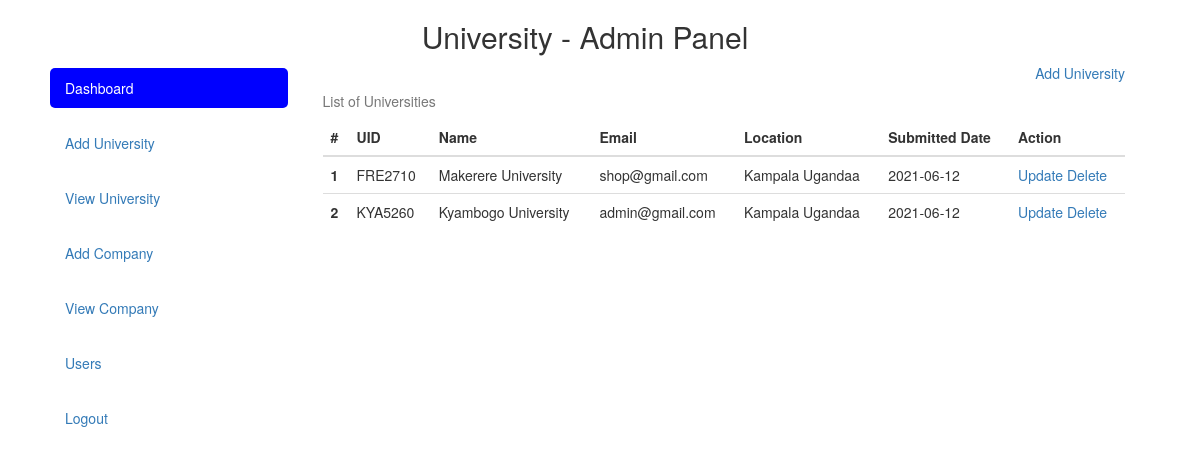
/admin/university.php (signed in), run on the app's committed database.
### tables this page shows
CREATE TABLE `university` (
  `id` int(11) NOT NULL,
  `UID` varchar(20) NOT NULL,
  `name` varchar(100) NOT NULL,
  `email` varchar(100) NOT NULL,
  `location` varchar(150) NOT NULL,
  `submitteddate` varchar(30) NOT NULL,
  `updated` timestamp(6) NOT NULL DEFAULT CURRENT_TIMESTAMP(6),
  `deleted` int(11) NOT NULL DEFAULT '0',
  `deleteddate` varchar(30) NOT NULL
);

### admin/university.php (the view, shortened to what this page needs)
<?php include 'comp/header.php'; ?>
      <div class="col-md-9">
        <?php
          include 'conn/conn.php';
         ?>
         <div class="text-right"><a href="add-university.php">Add University</a></div>
        <div class="table-responsive">
          <table class="table">
            <caption>List of Universities</caption>
            <thead>
              <tr>
                <th scope="col">#</th>
                <th scope="col">UID</th>
                <th scope="col">Name</th>
                <th scope="col">Email</th>
                <th scope="col">Location</th>
                <th scope="col">Submitted Date</th>
                <th scope="col">Action</th>
              </tr>
            </thead>
            <tbody>
              <?php
                $sql = "SELECT * FROM university WHERE deleted!=1";
                $result = $conn->query($sql);
                $i = 1;
                while ($row = $result->fetch_assoc()) {
              ?>
              <tr>
                <th scope="row"><?php echo $i; ?></th>
                <td><?php echo $row['UID']; ?></td>
                <td><?php echo $row['name']; ?></td>
                <td><?php echo $row['email']; ?></td>
                <td><?php echo $row['location']; ?></td>
                <td><?php echo $row['submitteddate']; ?></td>
                <td><a href="university-edit.php?uni=<?php echo $row['UID']; ?>" title="Update">Update</a>&nbsp;<a href="?del=<?php echo $row['UID']; ?>" title="Delete">Delete</a></td>
              </tr>
              <?php
                  $i++;
                }
               ?>
            </tbody>
          </table>
        </div>
      </div>
    </div>
  </div>
  </body>
</html>

### data on the page
university: UID "FRE2710", name "Makerere University", email "shop@gmail.com", location "Kampala Ugandaa", submitteddate "2021-06-12"
university: UID "KYA5260", name "Kyambogo University", email "admin@gmail.com", location "Kampala Ugandaa", submitteddate "2021-06-12"

### other printed values
$title "University"
